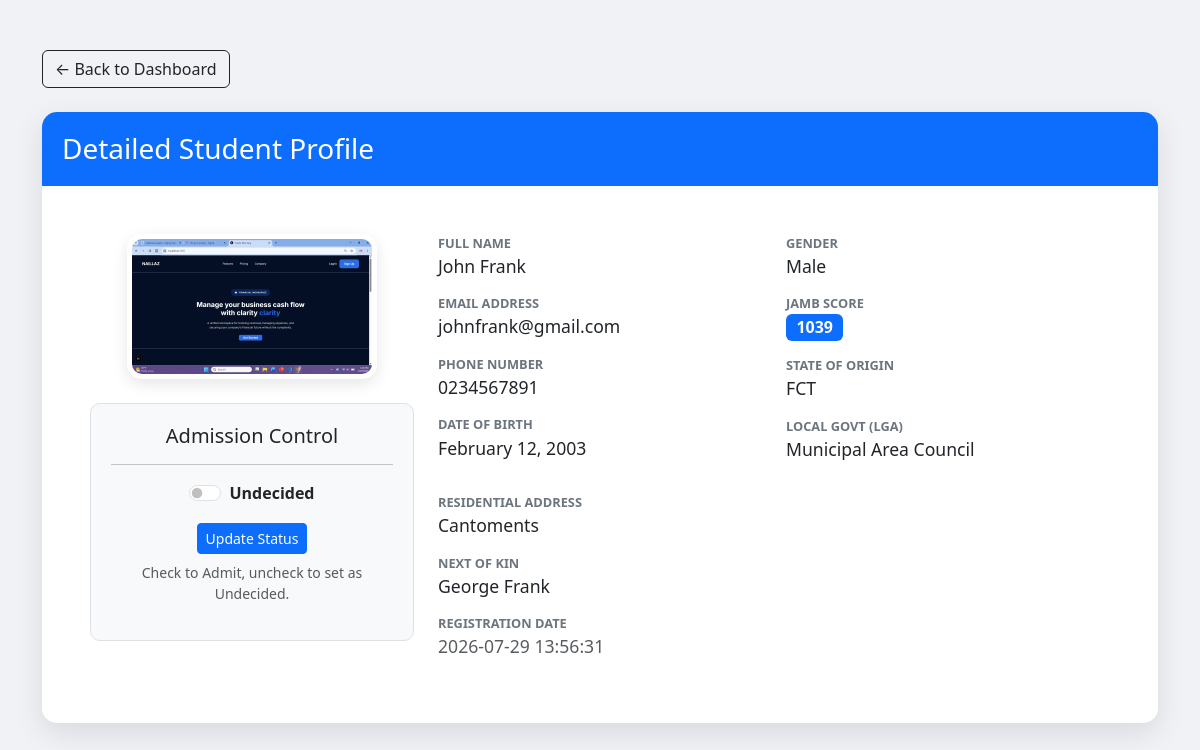
Screenshot of /view.php?id=2 with the database file from the repository.
### tables this page shows
CREATE TABLE `students` (
  `id` int NOT NULL AUTO_INCREMENT,
  `profile_image` varchar(255) DEFAULT NULL,
  `first_name` varchar(50) NOT NULL,
  `middle_name` varchar(50) DEFAULT NULL,
  `last_name` varchar(50) NOT NULL,
  `email` varchar(100) NOT NULL,
  `dob` date NOT NULL,
  `gender` enum('Male','Female','Other') NOT NULL,
  `phone` varchar(20) NOT NULL,
  `address` text NOT NULL,
  `state_of_origin` varchar(50) NOT NULL,
  `lga` varchar(50) NOT NULL,
  `next_of_kin` varchar(100) NOT NULL,
  `jamb_score` int NOT NULL,
  `admission_status` enum('Admitted','Undecided') DEFAULT 'Undecided',
  `created_at` timestamp NULL DEFAULT CURRENT_TIMESTAMP,
  PRIMARY KEY (`id`)
);

### view.php (the view, shortened to what this page needs)
<?php
include 'db.php';
$id = mysqli_real_escape_string($conn, $_GET['id']);
$sql = "SELECT * FROM students WHERE id = '$id'";
$result = $conn->query($sql);
if ($result->num_rows > 0) {
    $student = $result->fetch_assoc();
} else {
    die("Student record not found.");
}
?>
<!DOCTYPE html>
<html lang="en">
<head>
    <link href="https://cdn.jsdelivr.net/npm/bootstrap@5.3.0/dist/css/bootstrap.min.css" rel="stylesheet">
</head>
<body>
<div class="container">
    <div class="mb-4">
        <a href="dashboard.php" class="btn btn-outline-dark">← Back to Dashboard</a>
    </div>
    <div class="detail-card">
        <div class="detail-header">
            <h3 class="mb-0">Detailed Student Profile</h3>
        </div>
        <div class="card-body p-5">
            <div class="row">
                <div class="col-md-4 text-center mb-4">
                    <img src="uploads/<?php echo $student['profile_image']; ?>" class="profile-main-img" alt="Student Photo">
                    <div class="mt-4 status-box">
                        <h5>Admission Control</h5>
                        <hr>
                        <form method="POST">
                            <div class="form-check form-switch d-inline-block">
                                <input class="form-check-input" type="checkbox" name="admission_status_cb" id="statusCheck"
                                    <?php echo ($student['admission_status'] == 'Admitted') ? 'checked' : ''; ?>>
                                <label class="form-check-label fw-bold" for="statusCheck">
                                    <?php echo $student['admission_status']; ?>
                                </label>
                            </div>
                            <div class="mt-3">
                                <button type="submit" name="update_status" class="btn btn-primary btn-sm">Update Status</button>
                            </div>
                        </form>
                        <p class="small text-muted mt-2">Check to Admit, uncheck to set as Undecided.</p>
                    </div>
                </div>
                <div class="col-md-8">
                    <div class="row">
                        <div class="col-md-6">
                            <div class="info-label">Full Name</div>
                            <div class="info-value"><?php echo $student['first_name'] . " " . $student['middle_name'] . " " . $student['last_name']; ?></div>
                            <div class="info-label">Email Address</div>
                            <div class="info-value"><?php echo $student['email']; ?></div>
                            <div class="info-label">Phone Number</div>
                            <div class="info-value"><?php echo $student['phone']; ?></div>
                            <div class="info-label">Date of Birth</div>
                            <div class="info-value"><?php echo date('F j, Y', strtotime($student['dob'])); ?></div>
                        </div>
                        <div class="col-md-6">
                            <div class="info-label">Gender</div>
                            <div class="info-value"><?php echo $student['gender']; ?></div>
                            <div class="info-label">JAMB Score</div>
                            <div class="info-value"><span class="badge bg-primary fs-6"><?php echo $student['jamb_score']; ?></span></div>
                            <div class="info-label">State of Origin</div>
                            <div class="info-value"><?php echo $student['state_of_origin']; ?></div>
                            <div class="info-label">Local Govt (LGA)</div>
                            <div class="info-value"><?php echo $student['lga']; ?></div>
                        </div>
                        <div class="col-12 mt-3">
                            <div class="info-label">Residential Address</div>
                            <div class="info-value"><?php echo $student['address']; ?></div>
                        </div>
                        <div class="col-12">
                            <div class="info-label">Next of Kin</div>
                            <div class="info-value"><?php echo $student['next_of_kin']; ?></div>
                        </div>
                        <div class="col-12">
                            <div class="info-label">Registration Date</div>
                            <div class="info-value text-muted small"><?php echo $student['created_at']; ?></div>
                        </div>
                    </div>
                </div>
            </div>
        </div>
    </div>
</div>
</body>
</html>

### view.php (style rules this page uses)
body { background-color: #f0f2f5; padding-top: 50px; padding-bottom: 50px; }
.detail-card { background: white; border-radius: 15px; overflow: hidden; box-shadow: 0 10px 30px rgba(0,0,0,0.1); }
.detail-header { background: #0d6efd; color: white; padding: 20px; }
.profile-main-img { width: 100%; max-width: 250px; border-radius: 15px; border: 5px solid #fff; box-shadow: 0 5px 15px rgba(0,0,0,0.1); }
.info-label { font-weight: bold; color: #6c757d; text-transform: uppercase; font-size: 0.8rem; }
.info-value { font-size: 1.1rem; color: #212529; margin-bottom: 15px; }
.status-box { background: #f8f9fa; border-radius: 10px; padding: 20px; border: 1px solid #dee2e6; }

### rows the page displays
students: profile_image (picture), admission_status "Undecided", first_name "John", last_name "Frank", email "johnfrank@gmail.com", phone "0234567891", dob "February 12, 2003", gender "Male", jamb_score "1039", state_of_origin "FCT", lga "Municipal Area Council", address "Cantoments", next_of_kin "George Frank", created_at "2026-07-29 13:56:31"
